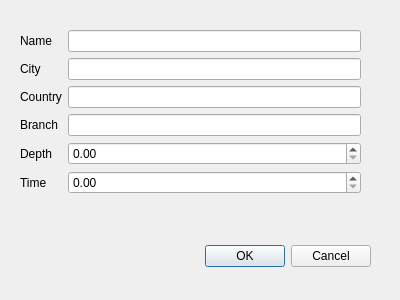
<?xml version="1.0" encoding="UTF-8"?>
<ui version="4.0">
 <class>Add_editDialog</class>
 <widget class="QDialog" name="Add_editDialog">
  <property name="geometry">
   <rect>
    <x>0</x>
    <y>0</y>
    <width>400</width>
    <height>300</height>
   </rect>
  </property>
  <property name="windowTitle">
   <string>Dialog</string>
  </property>
  <widget class="QDialogButtonBox" name="buttonBox">
   <property name="geometry">
    <rect>
     <x>30</x>
     <y>240</y>
     <width>341</width>
     <height>32</height>
    </rect>
   </property>
   <property name="orientation">
    <enum>Qt::Horizontal</enum>
   </property>
   <property name="standardButtons">
    <set>QDialogButtonBox::Cancel|QDialogButtonBox::Ok</set>
   </property>
  </widget>
  <widget class="QWidget" name="formLayoutWidget">
   <property name="geometry">
    <rect>
     <x>20</x>
     <y>30</y>
     <width>341</width>
     <height>221</height>
    </rect>
   </property>
   <layout class="QFormLayout" name="formLayout">
    <item row="0" column="0">
     <widget class="QLabel" name="label">
      <property name="text">
       <string>Name</string>
      </property>
     </widget>
    </item>
    <item row="0" column="1">
     <widget class="QLineEdit" name="lineEdit"/>
    </item>
    <item row="1" column="0">
     <widget class="QLabel" name="label_2">
      <property name="text">
       <string>City</string>
      </property>
     </widget>
    </item>
    <item row="1" column="1">
     <widget class="QLineEdit" name="lineEdit_2"/>
    </item>
    <item row="2" column="0">
     <widget class="QLabel" name="label_3">
      <property name="text">
       <string>Country</string>
      </property>
     </widget>
    </item>
    <item row="2" column="1">
     <widget class="QLineEdit" name="lineEdit_3"/>
    </item>
    <item row="3" column="0">
     <widget class="QLabel" name="label_4">
      <property name="text">
       <string>Branch</string>
      </property>
     </widget>
    </item>
    <item row="3" column="1">
     <widget class="QLineEdit" name="lineEdit_4"/>
    </item>
    <item row="4" column="0">
     <widget class="QLabel" name="label_5">
      <property name="text">
       <string>Depth</string>
      </property>
     </widget>
    </item>
    <item row="4" column="1">
     <widget class="QDoubleSpinBox" name="doubleSpinBox"/>
    </item>
    <item row="5" column="0">
     <widget class="QLabel" name="label_6">
      <property name="text">
       <string>Time</string>
      </property>
     </widget>
    </item>
    <item row="5" column="1">
     <widget class="QDoubleSpinBox" name="doubleSpinBox_2"/>
    </item>
   </layout>
  </widget>
 </widget>
 <resources/>
 <connections>
  <connection>
   <sender>buttonBox</sender>
   <signal>accepted()</signal>
   <receiver>Add_editDialog</receiver>
   <slot>accept()</slot>
   <hints>
    <hint type="sourcelabel">
     <x>248</x>
     <y>254</y>
    </hint>
    <hint type="destinationlabel">
     <x>157</x>
     <y>274</y>
    </hint>
   </hints>
  </connection>
  <connection>
   <sender>buttonBox</sender>
   <signal>rejected()</signal>
   <receiver>Add_editDialog</receiver>
   <slot>reject()</slot>
   <hints>
    <hint type="sourcelabel">
     <x>316</x>
     <y>260</y>
    </hint>
    <hint type="destinationlabel">
     <x>286</x>
     <y>274</y>
    </hint>
   </hints>
  </connection>
 </connections>
</ui>
